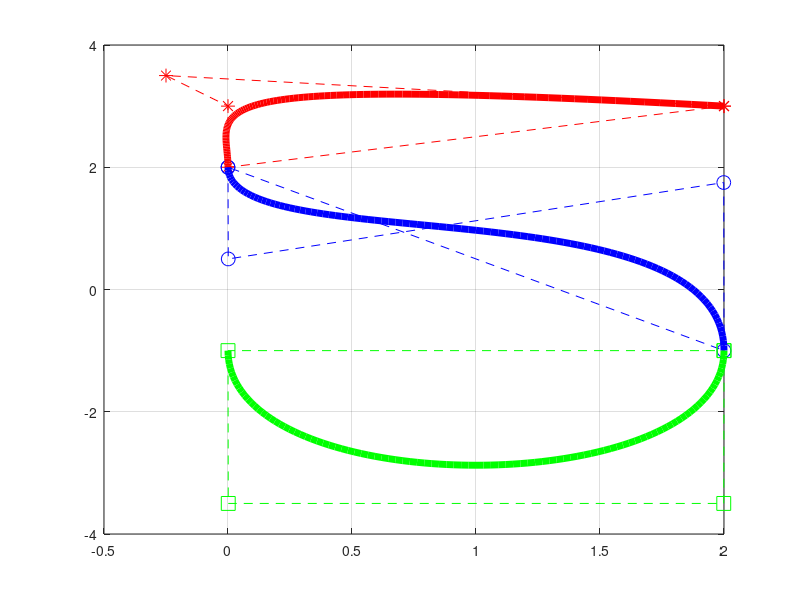

Here is the MATLAB script that generated this plot:
#4). Use aproximações parametrizadas de Bezier Cúbica para representar graficamente o número 5 estilizado.

#Curvas de bezier multiplas, em 3 segmentos
# Definição do numero 2 estilizado, usando 3 segmentos de Curvas de Bezier
x=[2  -0.25  0  0; 
   0  0.001  1.999  2; 
   2  1.999  0.001  0];
y=[3  3.5  3  2; 
   2  0.5  1.75  -1; 
   -1  -3.5 -3.5 -1];
Nsegmentos=size(x,1)

for n=1:Nsegmentos
m = 4;
x(n,m+1)=x(n,1);
y(n,m+1)=y(n,1);	
numpasso=100;
h=1/numpasso;
t=0;
cx=3*(x(n,2)-x(n,1));bx=3*(x(n,3)-x(n,2))-cx;ax=(x(n,4)-x(n,1))-(cx+bx);
cy=3*(y(n,2)-y(n,1));by=3*(y(n,3)-y(n,2))-cy;ay=(y(n,4)-y(n,1))-(cy+by);
xmax=0;ymax=0;
for i=1:numpasso+1
   xx(n,i)=x(n,1)+t*(cx+t*(bx+t*ax));
   yy(n,i)=y(n,1)+t*(cy+t*(by+t*ay));
   t=t+h;
end
end
#Marcadores
plot(x(1,:),y(1,:),'*r','markersize',10,x(1,:),y(1,:),'--r');hold on;
plot(x(2,:),y(2,:),'ob','markersize',10,x(2,:),y(2,:),'--b');hold on;
plot(x(3,:),y(3,:),'sg','markersize',10,x(3,:),y(3,:),'--g');hold on;
#Curvas de Bezier
#for n=[1:Nsegmentos]
#plot(xx(n,:),yy(n,:),'-k','linewidth',5,x(1,:),y(1,:),'*r','markersize',20,x(2,:),y(2,:),'*b','markersize',20,x(3,:),y(3,:),'*g','markersize',20)
 plot(xx(1,:),yy(1,:),'-r','linewidth',5)
 plot(xx(2,:),yy(2,:),'-b','linewidth',5)
 plot(xx(3,:),yy(3,:),'-g','linewidth',5)
%xlim([-0.5 4])
hold on;
grid on;
#end